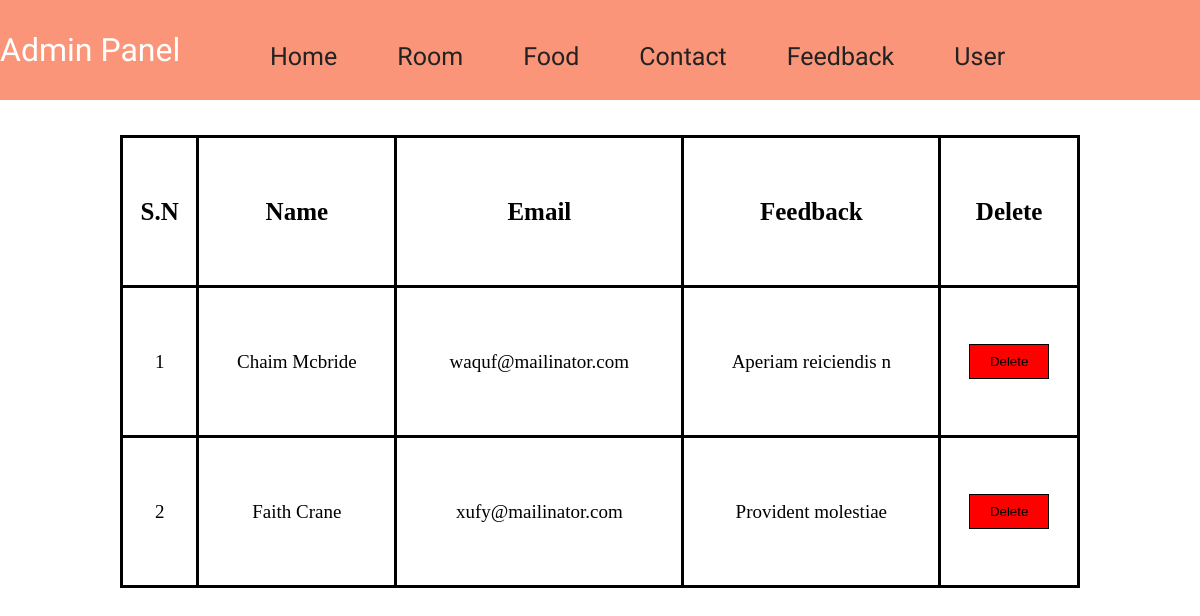
The page /admin/afeedback.php on the database its author committed.
### tables this page shows
CREATE TABLE `feedbacks` (
  `f_id` int(255) NOT NULL,
  `name` varchar(75) NOT NULL,
  `email` varchar(30) NOT NULL,
  `feedback` varchar(255) NOT NULL,
  `created_at` datetime NOT NULL DEFAULT current_timestamp()
);

### admin/afeedback.php (the view, shortened to what this page needs)
<?php
require('inc/aheader.php');
?>
<?php require('inc/anavbar.php'); ?>
<section id="feedback-data">
<div id="feedback-table">
<table>
    <thead>
<tr>
    <th scope="col">S.N</th>
    <th scope="col">Name</th>
    <th scope="col">Email</th>
    <th scope="col">Feedback</th>
    <th scope="col">Delete</th>
</tr>
    </thead>
    <tbody>
        <tr>
    <?php
            $query="SELECT * FROM feedbacks";
            $result=mysqli_query($con,$query);
           $i=1;
            while($data=mysqli_fetch_assoc($result))
            {
                ?>
                <td><?php echo $i++; ?></td>
                <td><?php echo $data['name']; ?></td>
                <td><?php echo $data['email']; ?></td>
                <td><?php echo $data['feedback']; ?></td>
                <td>
                  <a href="afeeddel.php?id=<?php echo $data['f_id'];?>"><button id="delete-btn">Delete</button></a>
                </td>
        </tr>
         <?php
     }
     ?>
    </tbody>
</table>
</div>
</section>
<?php require('inc/afootertag.php'); ?>

### admin/inc/aheader.php (style rules this page uses)
* { padding: 0; margin: 0; box-sizing: border-box; }

### admin/afeedback.php (style rules this page uses)
#feedback-data { width: 100%; }
#feedback-table { width: 100%; }
#feedback-table table { width: 80%; margin: auto; }
#feedback-table table th { font-size: 25px; }
#feedback-table table tr { height: 150px; }
#feedback-table table tr td { text-align: center; font-size: 19px; }
#delete-btn { width: 80px; height: 35px; border: black solid 1px; background-color: red; color: Black; }
table, th, td { border: 3px solid black; border-collapse: collapse; padding: 5px; }

### rows shown on the page
feedbacks: name "Chaim Mcbride", email "waquf@mailinator.com", feedback "Aperiam reiciendis n"
feedbacks: name "Faith Crane", email "xufy@mailinator.com", feedback "Provident molestiae"
